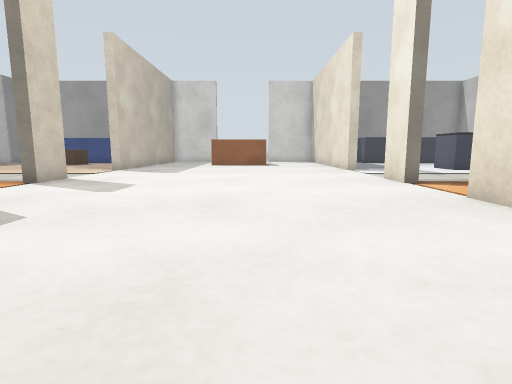
view 1 (above)

17 first-person views from a walk through a world built for the Gazebo simulator. The camera is 0.5 m above the floor, tilts 8° down and sees 80° across. The floor is counted in squares, 0.5 m on a side. Each view is taken from the middle of a square. On the plan, view 1 faces up. The plan holds only what a view shows up to about 12 squares ahead; the rest is blank.

view 2
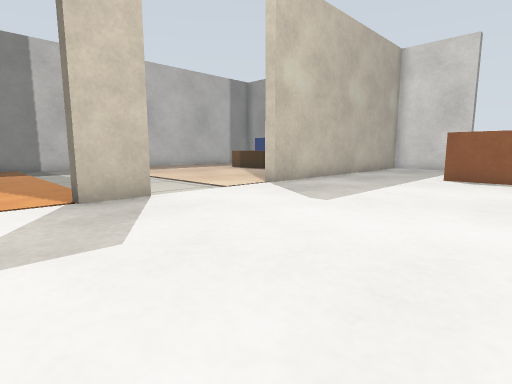

view 3
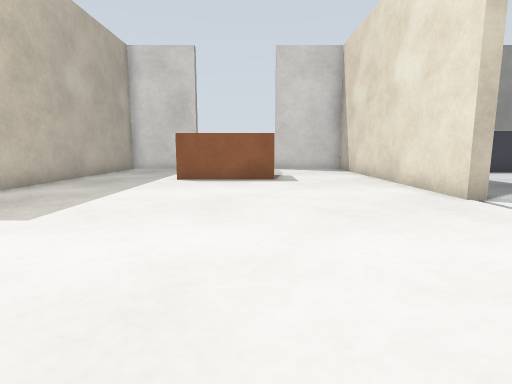

view 4
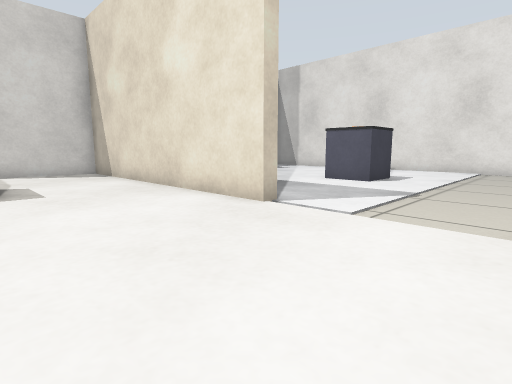

view 5
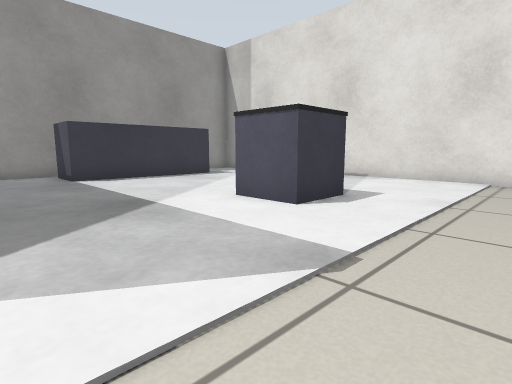

view 6
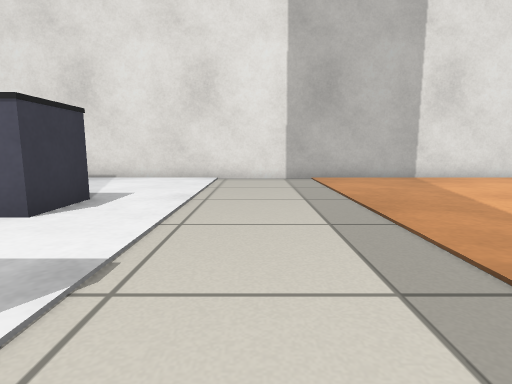

view 7
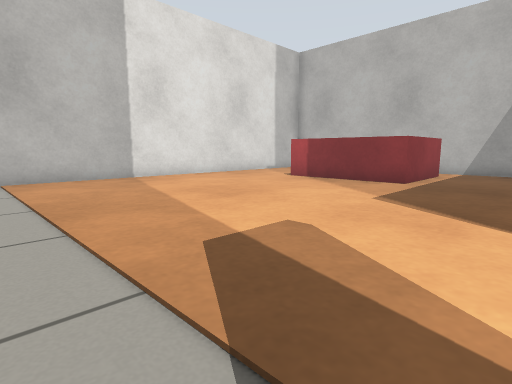

view 8
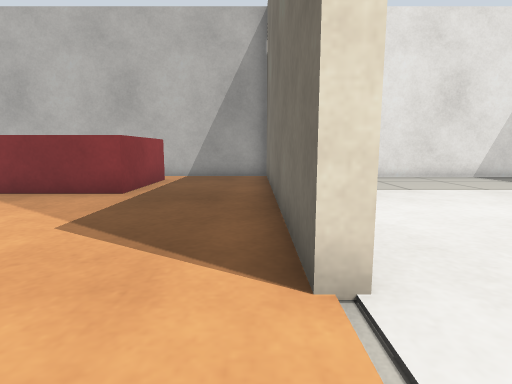

view 9
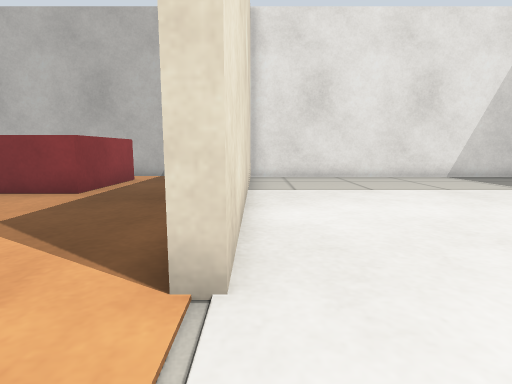

view 10
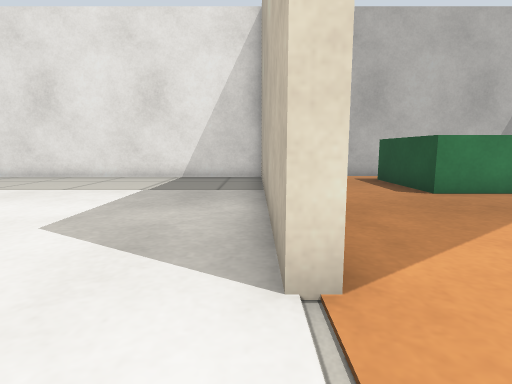

view 11
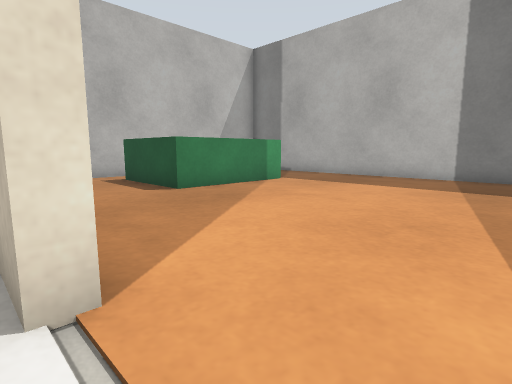

view 12
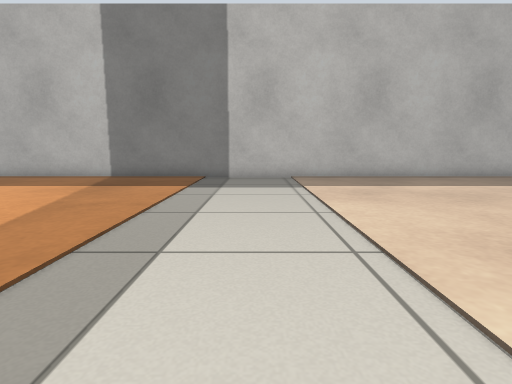

view 13
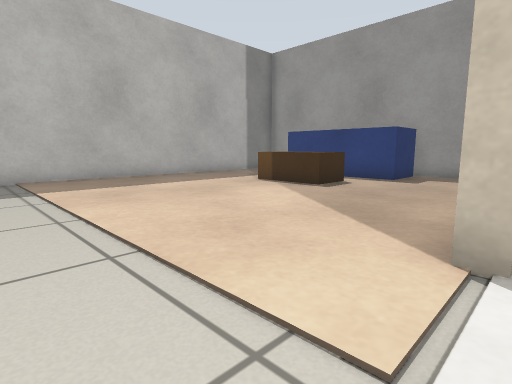

view 14
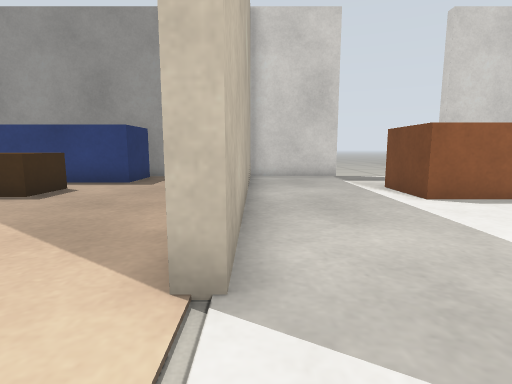

view 15
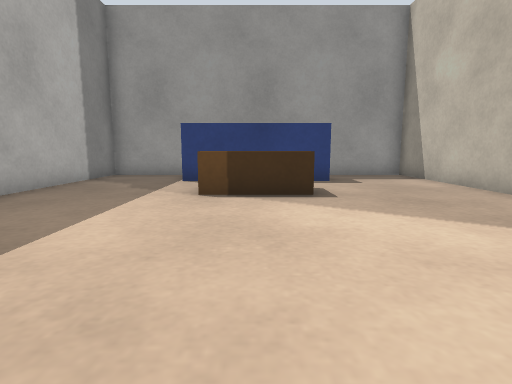

view 16
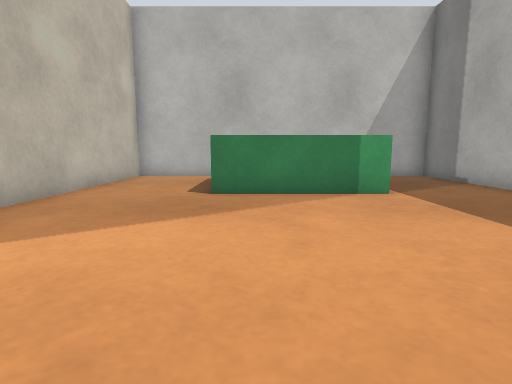

view 17
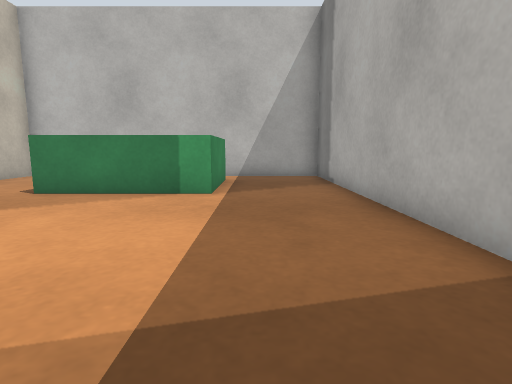

### Floor plan
Key: @ floor where view 1 was taken; # wall or solid block; . floor; B brown box; S stove; C counter; R red box; G green box; L blue box.
Columns run from 17 left of view 1 to 16 right of it. Each row starts with its distance up from view 1.
 24 ###############   ##########
 23 #..    L...#....  ...# ..C
 22 #..    L...#....  ...# ..C
 21 #..LLLLL...#....  ...# ..CCCCC
 20 #...  .....#...B  ...# .......
 19 #...BBB....#...B  ...# .......   #
 18 #..........#...BBB...# ......    #
 17 #..........#.........#......     #
 16 #..........#.........#.....S   ..#
 15 #..........#.........#....S S....#
 14 #..........................S.....#
 13 #................................#
 12 #................................#
 11 #................................#
 10 #..........#.........#...........#
  9 #..........#.........#...........#
  8 #................................#
  7 #................................#
  6 #..........#.........#...........#
  5 #..........#.........#...........#
  4 #..........#.........#...........#
  3 #..........#.........#...........#
  2 #..........#.........#.......... #
  1 #..GGGGG...#.........#...RRRRR.
  0 #..G   G...#.....@...#...R
 -1 #..G   G...#.........#...R
 -2 #..G   G...#.........#...R
 -3 #...   ....#.........#....
 -4 #################################

Where each view was taken, in squares from view 1:
view 1: 0 up, 0 right, facing up
view 2: 7 up, 0 right, facing up-left
view 3: 8 up, 0 right, facing up
view 4: 10 up, 0 right, facing up-right
view 5: 11 up, 5 right, facing up-right
view 6: 11 up, 5 right, facing right
view 7: 10 up, 5 right, facing down-right
view 8: 8 up, 5 right, facing down
view 9: 8 up, 4 right, facing down
view 10: 8 up, 6 left, facing down
view 11: 8 up, 6 left, facing down-left
view 12: 11 up, 6 left, facing left
view 13: 11 up, 6 left, facing up-left
view 14: 12 up, 6 left, facing up
view 15: 12 up, 12 left, facing up
view 16: 8 up, 11 left, facing down
view 17: 8 up, 15 left, facing down
